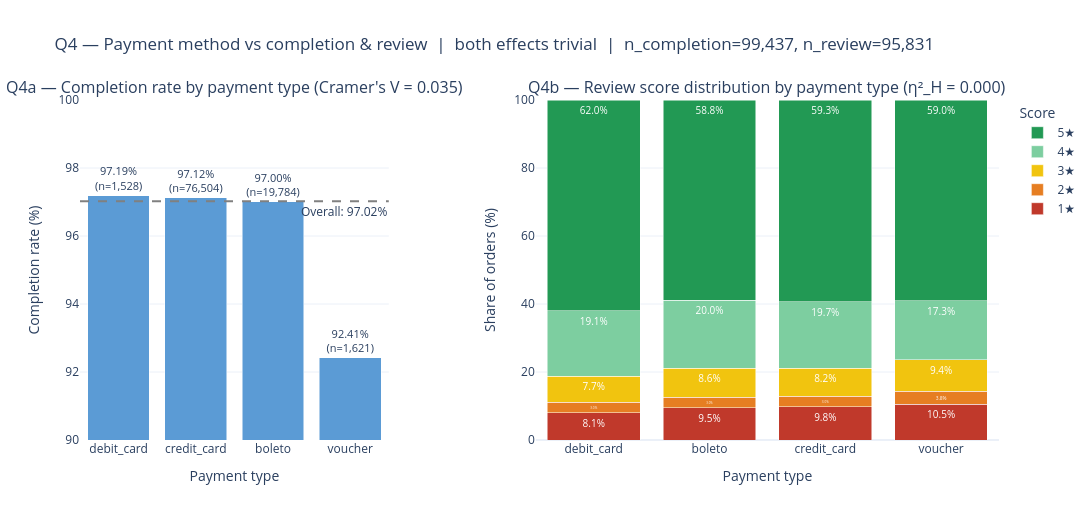

Notebook source saved alongside this figure:
### Code cell
# =========================================================
# Q4 combined visualization: completion + review across payment types
# =========================================================

overall_completion = q4["completed"].mean() * 100
overall_review_mean = q4b["review_score"].mean()

fig = make_subplots(
    rows=1, cols=2,
    subplot_titles=(
        f"Q4a — Completion rate by payment type (Cramer's V = {cramer_v:.3f})",
        f"Q4b — Review score distribution by payment type (η²_H = {eta_sq_q4b:.3f})",
    ),
    horizontal_spacing=0.16,
    column_widths=[0.4, 0.6],
)

# Left: completion rate bars
completion_sorted = contingency.sort_values("completion_rate_pct", ascending=False)
fig.add_trace(
    go.Bar(
        x=completion_sorted.index,
        y=completion_sorted["completion_rate_pct"],
        marker_color="#5B9BD5",
        text=[f"{v:.2f}%<br>(n={int(completion_sorted.loc[i, 'total']):,})"
              for i, v in zip(completion_sorted.index, completion_sorted["completion_rate_pct"])],
        textposition="outside",
        textfont=dict(size=11),
        showlegend=False,
    ),
    row=1, col=1,
)
fig.add_hline(
    y=overall_completion, line_dash="dash", line_color="gray",
    annotation_text=f"Overall: {overall_completion:.2f}%",
    annotation_position="bottom right",
    row=1, col=1,
)

# Right: stacked review score distribution (100%-normalized)
pt_order = pt_summary.index.tolist()
review_dist = (
    q4b.groupby("payment_type")["review_score"]
       .value_counts(normalize=True)
       .mul(100)
       .unstack(fill_value=0)
       .loc[pt_order]
       .sort_index(axis=1)
)

for star in [1, 2, 3, 4, 5]:
    if star not in review_dist.columns:
        continue
    values = review_dist[star].values
    fig.add_trace(
        go.Bar(
            x=pt_order,
            y=values,
            name=f"{star}★",
            marker_color=star_colors[star],
            text=[f"{v:.1f}%" for v in values],
            textposition="inside",
            textfont=dict(color="white", size=10),
        ),
        row=1, col=2,
    )

fig.update_layout(
    barmode="stack",
    title_text=(
        f"Q4 — Payment method vs completion & review  |  "
        f"both effects trivial  |  n_completion={len(q4):,}, n_review={len(q4b):,}"
    ),
    height=520, width=1200, template="plotly_white",
    legend=dict(title="Score", orientation="v", x=1.02, y=1.0),
)
fig.update_yaxes(title_text="Completion rate (%)", row=1, col=1,
                 range=[90, 100])
fig.update_yaxes(title_text="Share of orders (%)", row=1, col=2, range=[0, 100])
fig.update_xaxes(title_text="Payment type", row=1, col=1)
fig.update_xaxes(title_text="Payment type", row=1, col=2)

fig.show()
fig.write_image(PROJECT_ROOT / "reports" / "figures" / "12_q4_payment_vs_completion_and_review.png", scale=2)

### Figure 1 — Plotly figure (JSON) as saved in the notebook; plotly's stock layout.template omitted (floating-point values rounded to 4 significant figures)
{"data": [{"marker": {"color": "#5B9BD5"}, "showlegend": false, "text": ["97.19%<br>(n=1,528)", "97.12%<br>(n=76,504)", "97.00%<br>(n=19,784)", "92.41%<br>(n=1,621)"], "textfont": {"size": 11}, "textposition": "outside", "type": "bar", "x": ["debit_card", "credit_card", "boleto", "voucher"], "xaxis": "x", "y": [97.19, 97.12, 97.0, 92.41], "yaxis": "y"}, {"marker": {"color": "#C0392B"}, "name": "1★", "text": ["8.1%", "9.5%", "9.8%", "10.5%"], "textfont": {"color": "white", "size": 10}, "textposition": "inside", "type": "bar", "x": ["debit_card", "boleto", "credit_card", "voucher"], "xaxis": "x2", "y": [8.051, 9.543, 9.834, 10.52], "yaxis": "y2"}, {"marker": {"color": "#E67E22"}, "name": "2★", "text": ["3.0%", "3.0%", "3.0%", "3.8%"], "textfont": {"color": "white", "size": 10}, "textposition": "inside", "type": "bar", "x": ["debit_card", "boleto", "credit_card", "voucher"], "xaxis": "x2", "y": [3.045, 2.98, 3.047, 3.776], "yaxis": "y2"}, {"marker": {"color": "#F1C40F"}, "name": "3★", "text": ["7.7%", "8.6%", "8.2%", "9.4%"], "textfont": {"color": "white", "size": 10}, "textposition": "inside", "type": "bar", "x": ["debit_card", "boleto", "credit_card", "voucher"], "xaxis": "x2", "y": [7.713, 8.63, 8.154, 9.373], "yaxis": "y2"}, {"marker": {"color": "#7DCEA0"}, "name": "4★", "text": ["19.1%", "20.0%", "19.7%", "17.3%"], "textfont": {"color": "white", "size": 10}, "textposition": "inside", "type": "bar", "x": ["debit_card", "boleto", "credit_card", "voucher"], "xaxis": "x2", "y": [19.15, 20.02, 19.7, 17.33], "yaxis": "y2"}, {"marker": {"color": "#229954"}, "name": "5★", "text": ["62.0%", "58.8%", "59.3%", "59.0%"], "textfont": {"color": "white", "size": 10}, "textposition": "inside", "type": "bar", "x": ["debit_card", "boleto", "credit_card", "voucher"], "xaxis": "x2", "y": [62.04, 58.83, 59.27, 59.0], "yaxis": "y2"}], "layout": {"annotations": [{"font": {"size": 16}, "showarrow": false, "text": "Q4a — Completion rate by payment type (Cramer's V = 0.035)", "x": 0.168, "xanchor": "center", "xref": "paper", "y": 1, "yanchor": "bottom", "yref": "paper"}, {"font": {"size": 16}, "showarrow": false, "text": "Q4b — Review score distribution by payment type (η²_H = 0.000)", "x": 0.748, "xanchor": "center", "xref": "paper", "y": 1, "yanchor": "bottom", "yref": "paper"}, {"showarrow": false, "text": "Overall: 97.02%", "x": 1, "xanchor": "right", "xref": "x domain", "y": 97.02, "yanchor": "top", "yref": "y"}], "barmode": "stack", "height": 520, "legend": {"orientation": "v", "title": {"text": "Score"}, "x": 1.02, "y": 1}, "shapes": [{"line": {"color": "gray", "dash": "dash"}, "type": "line", "x0": 0, "x1": 1, "xref": "x domain", "y0": 97.02, "y1": 97.02, "yref": "y"}], "title": {"text": "Q4 — Payment method vs completion & review  |  both effects trivial  |  n_completion=99,437, n_review=95,831"}, "width": 1200, "xaxis": {"anchor": "y", "domain": [0, 0.336], "title": {"text": "Payment type"}}, "xaxis2": {"anchor": "y2", "domain": [0.496, 1], "title": {"text": "Payment type"}}, "yaxis": {"anchor": "x", "domain": [0, 1], "range": [90, 100], "title": {"text": "Completion rate (%)"}}, "yaxis2": {"anchor": "x2", "domain": [0, 1], "range": [0, 100], "title": {"text": "Share of orders (%)"}}}}
